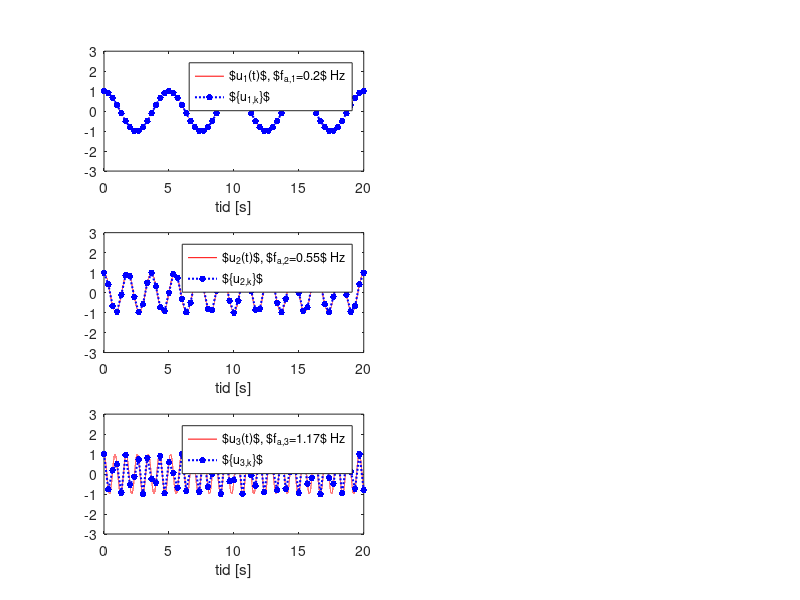

MATLAB code to generate this figure: (Note: this script raises an error after producing the figure.)
%% c) Sampling og nedfolding av sammensatt signal
clear; close all; clc

% Velg samplingsfrekvenser i området 0.6 < fs < 3 Hz
% Start gjerne på fs=3 og reduser i steg på 0.2 Hz 
fs = 3;  % [Hz]

%-------------------------------------------------------------
% Lager først analogt signal u_a basert på 
% u_a1, u_a2 og u_a3 og kontinuerlig tid t_a  
%-------------------------------------------------------------
% Frekvensene i det analoge signalet. 
f_a1 = 0.2;  % Hz
f_a2 = 0.55;  % Hz
f_a3 = 1.17;  % Hz
t_slutt = 20;              % sekund
t_a = 0:0.0001:t_slutt;    % "t_a" er kontinuerlige t
u_a1 = cos(2*pi*f_a1*t_a);   
u_a2 = cos(2*pi*f_a2*t_a);
u_a3 = cos(2*pi*f_a3*t_a);
u_a = u_a1 + u_a2 + u_a3;


%--------------------------------------------------------------
% Lager diskret signal {u_k} basert på {u_1,k}, {u_2,k}, {u_3,k}
% og diskret tid {t_k}. 
% Kaller disse for u, u_1, u_2, u_3 og t. 
%--------------------------------------------------------------
Ts = 1/fs;       % [sek], sampletid
fN = fs/2;
t = 0:Ts:t_slutt;
u_1 = cos(2*pi*f_a1*t);    
u_2 = cos(2*pi*f_a2*t);
u_3 = cos(2*pi*f_a3*t);
u = u_1 + u_2 + u_3;

figure
set(gcf,'position',[550 200 650 650])
subplot(3,2,1)
plot(t_a, u_a1,'r-')
hold on
plot(t, u_1,'b:','Linewidth',1.5,'Marker','.','MarkerSize',15)

xlabel('tid [s]')
ylim([-3 3])
legend(['$u_1(t)$, $f_{a,1}=',num2str(f_a1),'$ Hz'],...
    '$\{u_{1,k}\}$')

subplot(3,2,3)
plot(t_a, u_a2,'r-')
hold on
plot(t, u_2,'b:','Linewidth',1.5,'Marker','.','MarkerSize',15)
xlabel('tid [s]')
ylim([-3 3])
legend(['$u_2(t)$, $f_{a,2}=',num2str(f_a2),'$ Hz'],...
    '$\{u_{2,k}\}$')

subplot(3,2,5)
plot(t_a, u_a3,'r-')
hold on
plot(t, u_3,'b:','Linewidth',1.5,'Marker','.','MarkerSize',15)
xlabel('tid [s]')
ylim([-3 3])
legend(['$u_3(t)$, $f_{a,3}=',num2str(f_a3),'$ Hz'],...
    '$\{u_{3,k}\}$')

sgtitle(['Sampling av analoge signal. ',...
    'Samplingsfrekvens $f_s=$ ',num2str(fs),' Hz'])

subplot(3,2,2)
plot(t_a, u_a,'r-')
hold on
plot(t, u,'b:','Linewidth',1.5,'Marker','.','MarkerSize',15)
xlabel('tid [s]')
ylim([-3 3])
legend('$u(t)=u_1(t)+u_2(t)+u_3(t)$',...
    '$\{u_{k}\}$')


[frekvens_u,spekter_u]=FrekvensSpekterSignal(u,t);

subplot(3,2,4)
plot(t,u)
ylim([-3 3])
xlabel('tid $t$ [s]')
legend(['$\{u_{k}\}$, $f_s$=',num2str(fs),' Hz'])

subplot(3,2,6)
plot(frekvens_u,spekter_u)
grid
title('Frekvens-spekter av $\{u_{k}\}$')
xlabel('Frekvenser $f_d$ [Hz] i signalet $\{u_{k}\}$')
ylabel('Amplitude')
xticks([0,f_a1,f_a2,f_a3])  % x-akse-verdiene er de analoge frekvensene
xlim([0,1.5])               % tilpasser x-aksen 


